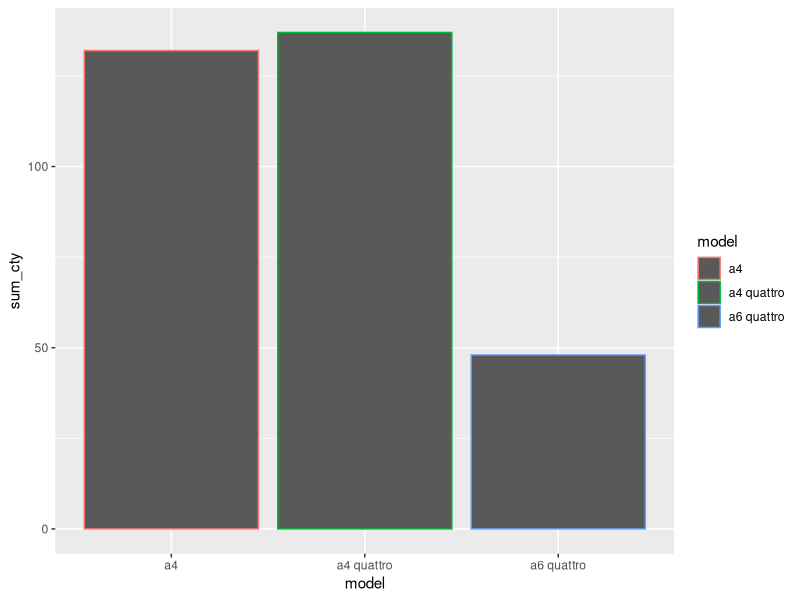

Here is the R script that generated this plot:
## ---- chunk 1
#| label: setup
#| include: false
# load packages and/or import data
library(tidyverse)
## ---- chunk 2
mpg |>
  filter(manufacturer == 'audi') |>
  group_by(model) |>
  summarize(sum_cty = sum(cty)) |>
  knitr::kable(format = "html")
  
  #ggplot(data = mpg, aes(x = year, y = cty, color = manufacturer)) +
 #   geom_point()
## ---- chunk 3
mpg |>
  filter(manufacturer == 'audi') |>
  group_by(model) |>
  summarize(sum_cty = sum(cty)) |>
  ggplot(aes(x = model, y = sum_cty, color = model)) +
    geom_col()
